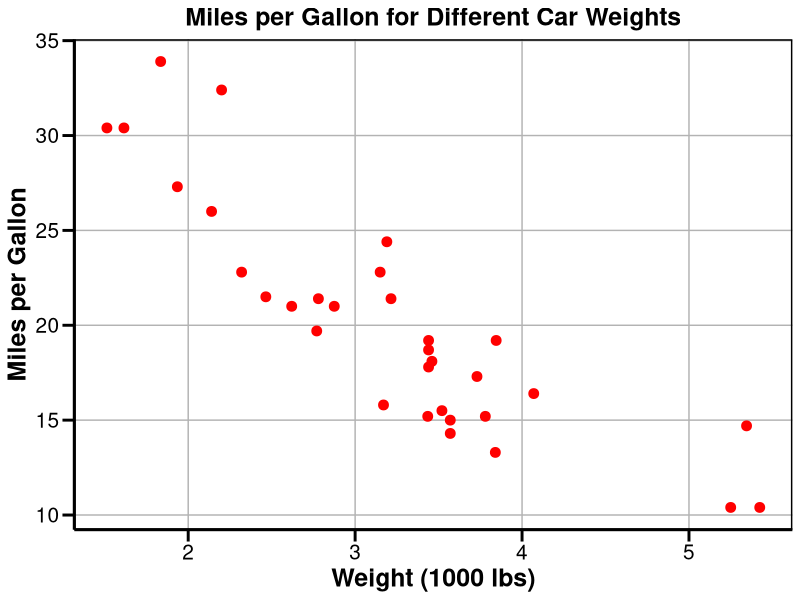

Here is the R script that generated this plot:
## ---- chunk 1
# Load packages
library(ggplot2)
library(tidyverse)
library(dplyr)

# Set working directory
setwd("~/Documents/GEOL590/reproducible_data_analysis/homework/hw_09") #set working directory
getwd() #check working directory

## ---- chunk 2
### 1) Following R for Data Science exercise 19.2.1.4, write a function to calculate the variance of a numeric vector. Be sure that the function auto-prints the result if the result is not assigned to a variable.

#Create Data
set.seed(1)
x1 <- sample(1:15, 5)
x1 #returned  "6  1  5 11  4"

#Make a function
varianceF <- function(x){
  x <- as.numeric(as.character(x))[!is.na(as.numeric(as.character(x)))] #convert to character, then numeric (NA if non numeric), then remove NAs
  sum((x-mean(x))^2) / (length(x)-1) #return variance result
}

#Use function
varianceF(x1) #returns 13.3

#Check with other tool
var(x1) #returns 13.3, same as my function so this worked!

#OR another method to calculate variance of a numeric vector:
varianceFun <- function(x, na.rm = TRUE) {
  n <- length(x)
  m <- mean(x, na.rm = TRUE)
  sq_err <- (x - m)^2
  sum(sq_err) / (n - 1)
}
varianceFun(x1) #returns 13.3

#OR ANOTHER METHOD:
varianceFUNCTION <- function(x) {
  sum(((x - mean(x)))^2/(length(x)-1))
}

#test above method
varianceFUNCTION_sample <- sample(1:500, 5)
#using my function
varianceFUNCTION_test <- varianceFUNCTION(varianceFUNCTION_sample)
print(varianceFUNCTION_test) #result: 25943.3
#using built in function:
varianceFUNCTION_control <- var(varianceFUNCTION_sample)
print(varianceFUNCTION_control) #same as above (25943.3)

## ---- chunk 3
### 2) Write both_na(), a function that takes two vectors of the same length and returns the number of positions that have an NA in both vectors.

#both_na <- function(x, y) {
  #sum(is.na(x) & is.na(y))
#}
#both_na(
  #c(NA, NA, 1, 2),
  #c(NA, 1, NA, 2)
#)
#returns [1] 1 #'s of position(s) that have an NA in both vectors

#both_na(
  #c(NA, NA, 1, 2, NA, NA, 1),
  #c(NA, 1, NA, 2, NA, NA, 1)
#)
#returns [1] 3 #'s of position(s) that have an NA in both vectors

#above can be done in a more step by step process:
both_na_v2 <- function(x, y) {
  sum(is.na(x) & is.na(y))
}

na_1 <- c(NA, NA, 1, 2, NA, NA, 1)
na_2 <- c(NA, 1, NA, 2, NA, NA, 1)

both_na_v2_test <- both_na_v2(na_1, na_2)
print(both_na_v2_test)
## ---- chunk 4
### 3) Write a function to create a specific kind of plot, with useful labels, etc., that can take a data frame as an argument. This is useful when you want to make multiple, similar plots from different data.


#load data
data(mtcars)

#create function to plot data
my.plot <- function() {
  result <- ggplot(data = mtcars, #insert data
                   aes(x = wt, #define x axis 
                       y = mpg)) + #define y axis
    labs(x = "Weight (1000 lbs)", #define x label text
         y = "Miles per Gallon") + #define y label text
    ggtitle("Miles per Gallon for Different Car Weights") + # define title
    geom_point(size = 3, color = "red") + #define plot type
    theme( #general theme
      axis.title.x = element_text(size = 18, face = "bold"),
      axis.title.y = element_text(size = 18, face = "bold"),
      legend.title = element_text(size = 15, face = "bold"),
      legend.text = element_text(size = 15),
      legend.key.size = unit(2.5, "lines"),
      axis.text.x = element_text(size = 15, color = "black"),
      axis.text.y = element_text(size = 15, color = "black"),
      panel.grid.major = element_line(color = "grey70", size = 0.5),
      panel.background = element_rect(fill = "white"),
      panel.border = element_rect(colour = "black", fill = NA, size = 1),
      axis.line.y = element_line(color = "black", size = 1),
      axis.line.x = element_line(color = "black", size = 1),
      axis.line.x.top = element_line(color = "black", size = 1),
      axis.ticks = element_line(color = "black", size = 1),
      axis.ticks.length = unit(0.3, "cm"), 
      plot.title = element_text(family = "Helvetica", 
                                  face = "bold",
                                  hjust = 0.5,
                                  size = (18)))
}

#plot the data
wt_mpg <- my.plot()
wt_mpg

## ---- chunk 5
### 4) Write a function that takes one argument and does the following:
       #- if the argument is a numeric vector, multiplies every number in the vector by 2
       #- if the argument is a character vector, sorts the vector into alphabetical order
       #- if the argument is anything else, issues an informative warning and returns the argument unchanged

argu_vec <- function(x){
  for (i in x) {
    if (is.character(x)) {
      sort(x)
  }
    if (is.numeric(x)) {
      x*2
    }
    else (warning("The input is neither a character or numeric vector"))
  }
}

#test the above function:
argu_vec_test_num <- sample(1:2000, 200)
argu_vec_test_char <- c("a", "b", "c", "d")

#test for numbers
test1 <- argu_vec(argu_vec_test_num)
print(test1)

#test for characters
test2 <- argu_vec(argu_vec_test_char)
print(test2)
## ---- chunk 6
### 5) Write a function that tries to calculate the mean of a vector using mean(). If that is successful, it returns the mean of the vector. If mean() throws an error, it issues an informative message and returns the input intact.


#create a vector using seq() function
#q5_vector <- seq(1,10, by=0.2)

#mymean <- function(m){
 #if(v < 0 || v > 10) stop('m is not between 0 and 10')
 #mean(q5_vector)
 #return(mymean)
#}

#myfunction <- function() {
  #meanres <- mean(q5_vector, na.rm = TRUE)
  #if (meanres = NA)
   # warning("Warning, issue!")
#}

#mean_val <- function(q5_vector) {
  #m <- mean(q5_vector)
#}

#result <- mean_val(q5_vector)
#return(result)

#get_mean <- function() {
 # result <- mean(q5_vector, na.rm)
  #if(result) {
   # print("True")
  #} else {
   # print("False")
  #}
  #return(result)
#}

#get_mean(q5_vector)

# OR LIKE THIS:
mean_test <- function(x){
  ifelse(is.numeric(x), mean(x), warning("Warning, issue! The mean cannot be found. X is likely not a numeric vector"))
}

#test the above function:
  #for values
vec1_mean_test <- sample(1:100, 10)
mtest1 <- mean_test(vec1_mean_test)
print(mtest1)
  #for characters and integers
vec2_mean_test <- c(1, 5, "h", "i")
mtest2 <- mean_test(vec2_mean_test)
print(mtest2)
## ---- chunk 7
### 6) Use system.time() (or, if you want to be more advanced about it, the bench or microbenchmark packages) to compare how long it takes to add two, 1-million-element random vectors and store the result in a third vector: a. Using the vectorized sum() operation b. Using a for loop with a pre-allocated vector to store the results c. Using a for loop without pre-allocating a vector to store the results


#a. Using the vectorized sum() operation (e.g., `+`):
time1 <- system.time(sample(x=1:10, size = 1000000, replace = TRUE) +
                          sample(x=1:10, size = 1000000, replace = TRUE)) 
print(time1) # user  system elapsed 
             # 0.037   0.003   0.041

#b. Using a for loop with a pre-allocated vector to store the results:
#Note: look at other method below, as I am not sure if this is doing what the problem is asking:
a_sample <- sample(1:10, 1000000, replace = TRUE)
b_sample <- sample(1:10, 1000000, replace = TRUE)

time2 <- system.time(
  for (i in 1:1000000) {
    a_sample[i] + b_sample[i]
  }
)
print(time2) #  user  system elapsed 
             #  0.042   0.000   0.042

#c. Using a for loop without pre-allocating a vector to store the results:

#time3 <- system.time(
#  for (i in 1:1000000) {
#    sample(1:10, 1000000, replace = TRUE)[i] + 
#      sample(1:10, 1000000, replace = TRUE)[i] 
#  }
#)
#print(time3) #note: this takes a lot of time! it would take more than 30 minutes to run...
